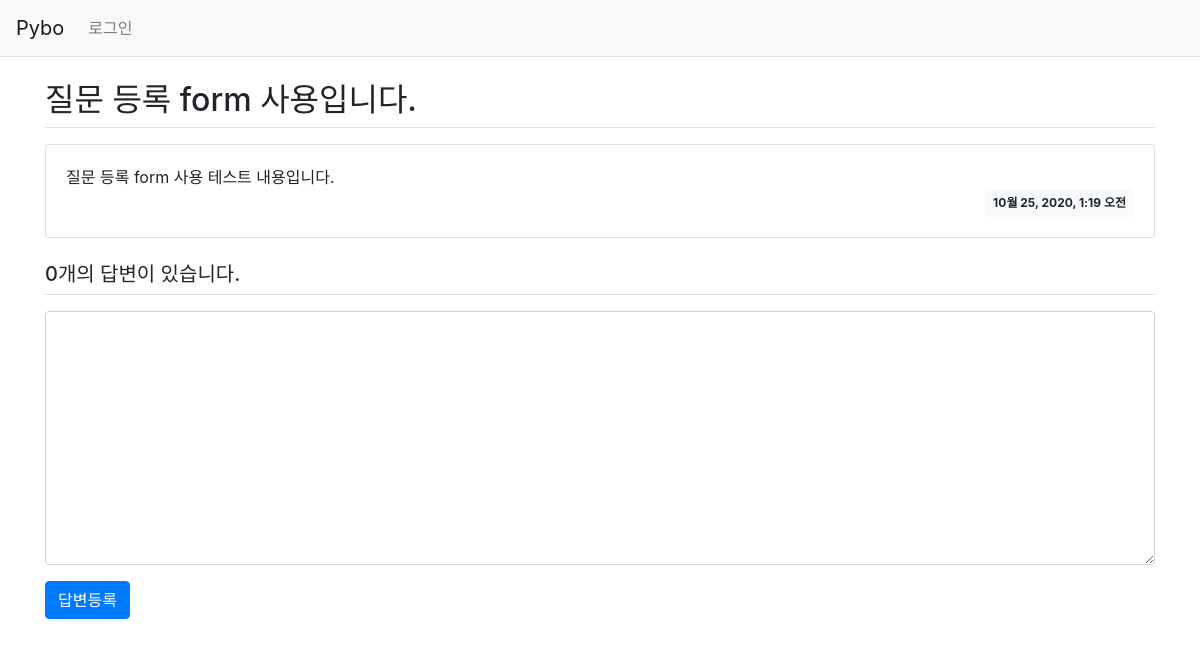
The page /pybo/answer/create/3/ on the database as committed earlier.
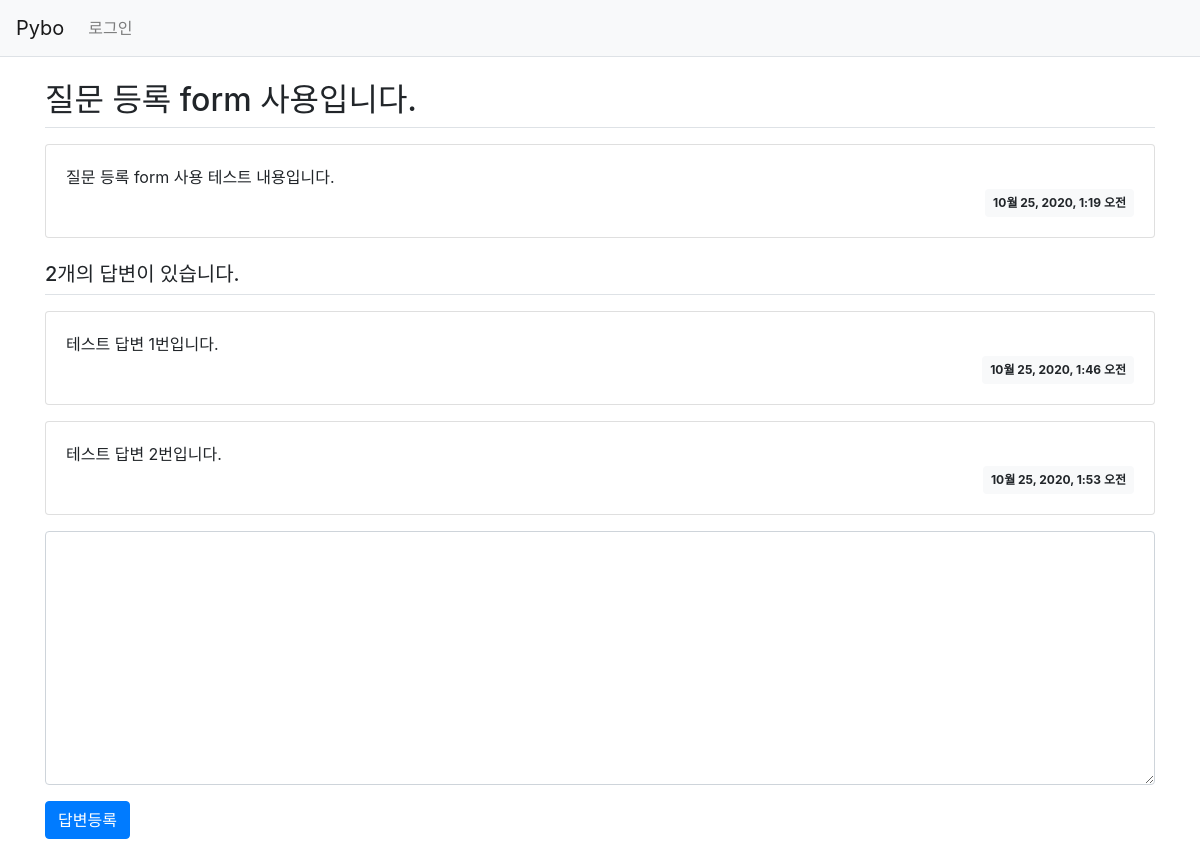
The same page on the database as committed later.
### pybo/models.py (models this page shows, shortened)
class Question(models.Model):
    subject = models.CharField(max_length=200)
    content = models.TextField()
    create_date = models.DateTimeField()

class Answer(models.Model):
    question = models.ForeignKey(Question, on_delete=models.CASCADE)
    content = models.TextField()
    create_date = models.DateTimeField()

### pybo/views.py (the view)
# urls.py: path('answer/create/<int:question_id>/', views.answer_create, name='answer_create'),
def answer_create(request, question_id):
    question = get_object_or_404(Question, pk=question_id)
    if request.method == "POST":
        form = AnswerForm(request.POST)
        if form.is_valid():
            answer = form.save(commit=False)
            answer.create_date = timezone.now()
            answer.question = question
            answer.save()
            return redirect('pybo:detail', question_id=question.id)
    else:
        form = AnswerForm()
    context = {'question': question, 'form': form}
    return render(request, 'pybo/question_detail.html', context)

### pybo/forms.py
class AnswerForm(forms.ModelForm):
    class Meta:
        model = Answer
        fields = ['content']
        labels = {
            'content': '답변내용',
        }

### templates/pybo/question_detail.html (shortened to what this page needs)
{% extends 'base.html' %}
{% block content %}
{% load static %}
<link rel="stylesheet" type="text/css" href="{% static 'bootstrap.min.css' %}">
<div class="container my-3">
    <h2 class="border-bottom py-2">{{ question.subject }}</h2>
    <div class="card my-3">
        <div class="card-body">
            <div class="card-text" style="white-space: pre-line;">{{ question.content }}</div>
            <div class="d-flex justify-content-end">
                <div class="badge badge-light p-2">
                    {{ question.create_date }}
                </div>
            </div>
        </div>
    </div>
    <h5 class="border-bottom my-3 py-2">{{question.answer_set.count}}개의 답변이 있습니다.</h5>
    {% for answer in question.answer_set.all %}
    <div class="card my-3">
        <div class="card-body">
            <div class="card-text" style="white-space: pre-line;">{{ answer.content }}</div>
            <div class="d-flex justify-content-end">
                <div class="badge badge-light p-2">
                    {{ answer.create_date }}
                </div>
            </div>
        </div>
    </div>
    {% endfor %}
    <form action="{% url 'pybo:answer_create' question.id %}" method="post" class="my-3">
        <div class="form-group">
            <textarea name="content" id="content" class="form-control" rows="10"></textarea>
        </div>
        <input type="submit" value="답변등록" class="btn btn-primary">
    </form>
</div>
{% endblock %}

Rows that differ between the two databases and show on the page:
computed for Question "질문 등록 form 사용입니다.": answer_set.count "0" → "2"
added Answer: content "테스트 답변 1번입니다.", create_date "10월 25, 2020, 1:46 오전"
added Answer: content "테스트 답변 2번입니다.", create_date "10월 25, 2020, 1:53 오전"
